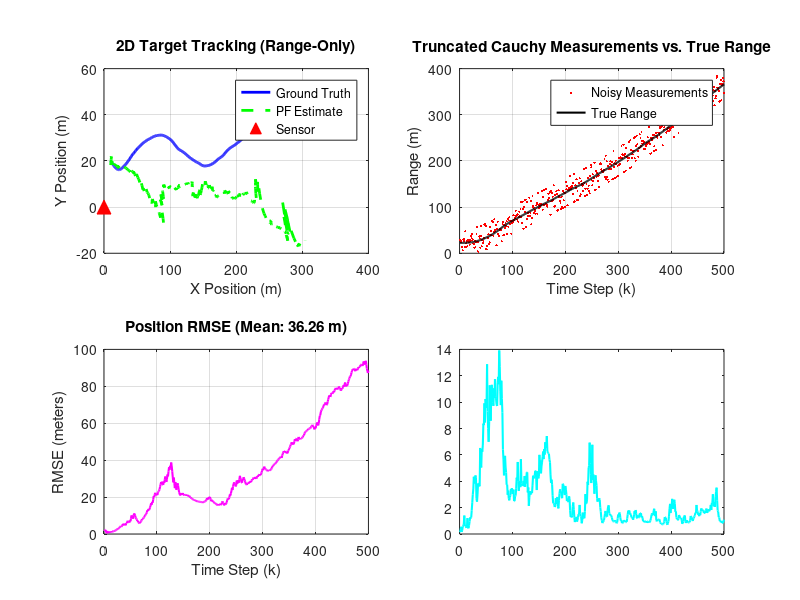

The MATLAB script that drew this image: (Note: this script raises an error after producing the figure.)
clear; clc; close all;

% 1. Simulation Parameters
fs = 10;                % Sampling frequency (10 Hz)
dt = 1/fs;              % Time step (0.1 seconds)
T_total = 50;           % Total simulation time (seconds)
K = T_total * fs;       % Total number of time steps (500 steps)
b_pos = [0; 0];         % Sensor (Beacon) Location [b_x, b_y]

% 2. Process Model (Constant Velocity) Matrices
% State transition matrix (Phi)
Phi = [1 dt 0  0;
       0  1 0  0;
       0  0 1 dt;
       0  0 0  1];

% Process noise covariance matrix (Q)
q_psd = 0.5; % Acceleration noise power spectral density
Q_sub = [dt^3/3, dt^2/2; 
         dt^2/2, dt];
Q = q_psd * blkdiag(Q_sub, Q_sub);

% 3. Ground Truth Generation
x_true = zeros(4, K);
x_true(:,1) = [10; 2; 20; -1]; % Initial state: [p_x; v_x; p_y; v_y]

for k = 2:K
    % Gaussian process noise for actual movement
    w_k = mvnrnd([0 0 0 0], Q)';
    x_true(:,k) = Phi * x_true(:,k-1) + w_k;
end

% 4. Measurement Simulation (Range-Only & Truncated Cauchy Noise)
z_true = zeros(1, K);   
z_meas = zeros(1, K);   

for k = 1:K
    p_x = x_true(1, k);
    p_y = x_true(3, k);
    z_true(k) = sqrt((p_x - b_pos(1))^2 + (p_y - b_pos(2))^2);
end

signal_power = var(z_true);
target_snr_db = 15;
noise_power = signal_power / (10^(target_snr_db / 10));
gamma = sqrt(noise_power) * 0.5; % Cauchy scale parameter

% Generate Cauchy noise
v_k = gamma * tan(pi * (rand(1, K) - 0.5));
max_error = 30; 
v_k(v_k > max_error) = max_error;
v_k(v_k < -max_error) = -max_error;

% Range cannot be a negative distance in the physical world
z_meas = abs(z_true + v_k);

% 5. SIR Particle Filter Initialization
N_particles = 2000;     % Increased particle count for range-only tracking stability
x_est = zeros(4, K);    % State estimates
P_est = zeros(4, 4, K); % Covariance estimates (required for NEES)

P0 = diag([5^2, 1^2, 5^2, 1^2]); % Initial uncertainty
initial_state = x_true(:,1); 
particles = repmat(initial_state, 1, N_particles) + chol(P0)' * randn(4, N_particles);
weights = ones(1, N_particles) / N_particles; 

% 6. SIR Particle Filter Loop
for k = 1:K
    % A. PREDICTION STEP
    if k > 1
        process_noise = chol(Q)' * randn(4, N_particles);
        particles = Phi * particles + process_noise;
    end
    
    % B. UPDATE STEP (WEIGHT CALCULATION)
    p_x_particles = particles(1, :);
    p_y_particles = particles(3, :);
    z_expected = sqrt((p_x_particles - b_pos(1)).^2 + (p_y_particles - b_pos(2)).^2);
    
    innovation = z_meas(k) - z_expected;
    
    % Likelihood using Cauchy PDF
    likelihood = (1 / (pi * gamma)) * (1 ./ (1 + (innovation / gamma).^2));
    
    % Add a tiny value to prevent weights from becoming exactly zero
    likelihood = likelihood + 1e-12; 
    
    weights = weights .* likelihood;
    weights = weights / sum(weights);
    % C. STATE ESTIMATION
    x_est(:, k) = sum(particles .* weights, 2);
    
    % Calculate Covariance for NEES evaluation
    diff = particles - repmat(x_est(:, k), 1, N_particles);
    P_est(:, :, k) = (diff .* repmat(weights, 4, 1)) * diff';
    
    % D. RESAMPLING STEP
    N_eff = 1 / sum(weights.^2);
    if N_eff < N_particles / 2
        cumulative_sum = cumsum(weights);
        step = 1 / N_particles;
        u = (0:step:1-step) + rand() * step;
        
        resampled_particles = zeros(4, N_particles);
        idx = 1;
        for i = 1:N_particles
            while u(i) > cumulative_sum(idx)
                idx = idx + 1;
            end
            resampled_particles(:, i) = particles(:, idx);
        end
        
        particles = resampled_particles;
        weights = ones(1, N_particles) / N_particles;
    end
end

% 7. Performance Metrics (RMSE and NEES)
% Position RMSE Calculation
pos_error_x = x_true(1,:) - x_est(1,:);
pos_error_y = x_true(3,:) - x_est(3,:);
rmse_k = sqrt(pos_error_x.^2 + pos_error_y.^2);
mean_rmse = mean(rmse_k);

% NEES Calculation
nees_k = zeros(1, K);
for k = 1:K
    err = x_true(:,k) - x_est(:,k);
    % Pseudo-inverse is used to prevent singularity issues in covariance
    nees_k(k) = err' * pinv(P_est(:,:,k)) * err;
end
mean_nees = mean(nees_k);

% Output results to Command Window
fprintf('--- Particle Filter Performance ---\n');
fprintf('Mean Position RMSE: %.2f meters\n', mean_rmse);
fprintf('Mean NEES: %.2f\n', mean_nees);

% 8. Comprehensive Visualization
figure('Position', [100, 100, 1200, 800]);

% Trajectory Plot
subplot(2,2,1);
plot(x_true(1,:), x_true(3,:), 'b-', 'LineWidth', 2); hold on;
plot(x_est(1,:), x_est(3,:), 'g--', 'LineWidth', 2);
plot(b_pos(1), b_pos(2), 'r^', 'MarkerSize', 10, 'MarkerFaceColor', 'r');
title('2D Target Tracking (Range-Only)');
xlabel('X Position (m)'); ylabel('Y Position (m)');
legend('Ground Truth', 'PF Estimate', 'Sensor'); grid on;

% Measurements Plot
subplot(2,2,2);
plot(1:K, z_meas, 'r.', 'MarkerSize', 5); hold on;
plot(1:K, z_true, 'k-', 'LineWidth', 1.5);
title('Truncated Cauchy Measurements vs. True Range');
xlabel('Time Step (k)'); ylabel('Range (m)');
legend('Noisy Measurements', 'True Range'); grid on;

% RMSE Plot
subplot(2,2,3);
plot(1:K, rmse_k, 'm-', 'LineWidth', 1.5);
title(sprintf('Position RMSE (Mean: %.2f m)', mean_rmse));
xlabel('Time Step (k)'); ylabel('RMSE (meters)'); grid on;

% NEES Plot
subplot(2,2,4);
plot(1:K, nees_k, 'c-', 'LineWidth', 1.5); hold on;
yline(4, 'k--', 'Theoretical Mean (4 DoF)', 'LineWidth', 1.5); 
title(sprintf('NEES (Mean: %.2f)', mean_nees));
xlabel('Time Step (k)'); ylabel('NEES'); grid on;
